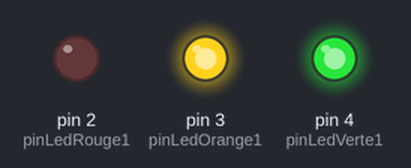
This sketch was run on a simulated Arduino Uno, built with avr-gcc and run on an emulated ATmega328P. Shown: output pins drawn as LEDs (lit = HIGH).

Above: at 2.5 s.
At 7.5 s:
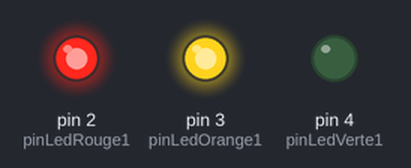
At 11.0 s:
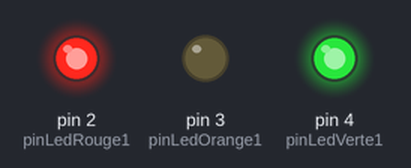
Timing chart, 0 to 15.6 s (numbered marks = the images above):
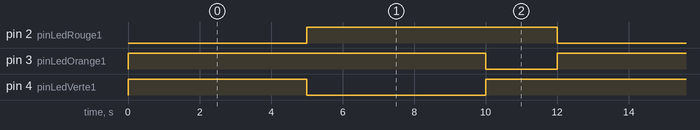

Measured:
- by itself, pin 2 (pinLedRouge1), pin 4 (pinLedVerte1): alternates HIGH for 7.0 s and LOW for 5.0 s
- by itself, pin 3 (pinLedOrange1): alternates HIGH for 10.0 s and LOW for 2.0 s
- by itself, everything shown: repeats every 12.0 s, in 4 steps

The sketch:

FeuxTricolor_1.ino
```cpp
/***************************************
 * Feu tricolore 1
 * Sequencement de 3 leds Rouge Orange Verte pour simuler un feu tricolore
 * programation sequentielle classique
 *
 * (C) 2021 betamachine www.betamachine.fr
 * net234@frdev.com
 */

#include <Arduino.h>

// Constantes modifiable pour les durées en millisecondes
const int delaiFeuRouge  = 5000;
const int delaiFeuOrange = 2000;
const int delaiFeuVert   = 5000;

// Numéro des pin hardware pour les leds
const int pinLedRouge1  = 2;
const int pinLedOrange1 = 3;
const int pinLedVerte1  = 4;

// Type de cablage des leds
const bool ledOn  = LOW;
const bool ledOff = !ledOn;


void setup() {
  // Initialisation et feu au rouge
  pinMode(pinLedRouge1, OUTPUT);
  pinMode(pinLedOrange1, OUTPUT);
  pinMode(pinLedVerte1, OUTPUT);
  // feux au rouge par securité
  digitalWrite(pinLedRouge1, ledOn);
  digitalWrite(pinLedOrange1, ledOff);
  digitalWrite(pinLedVerte1, ledOff);
}

// boucle sequentielle rouge vert orange
void loop() {
  // feu au rouge
  digitalWrite(pinLedRouge1, ledOn);
  delay(delaiFeuRouge);
  digitalWrite(pinLedRouge1, ledOff);

  // feu au vert
  digitalWrite(pinLedVerte1, ledOn);
  delay(delaiFeuVert);
  digitalWrite(pinLedVerte1, ledOff);

  // feu a l'orange
  digitalWrite(pinLedOrange1, ledOn);
  delay(delaiFeuOrange);
  digitalWrite(pinLedOrange1, ledOff);
}
```
